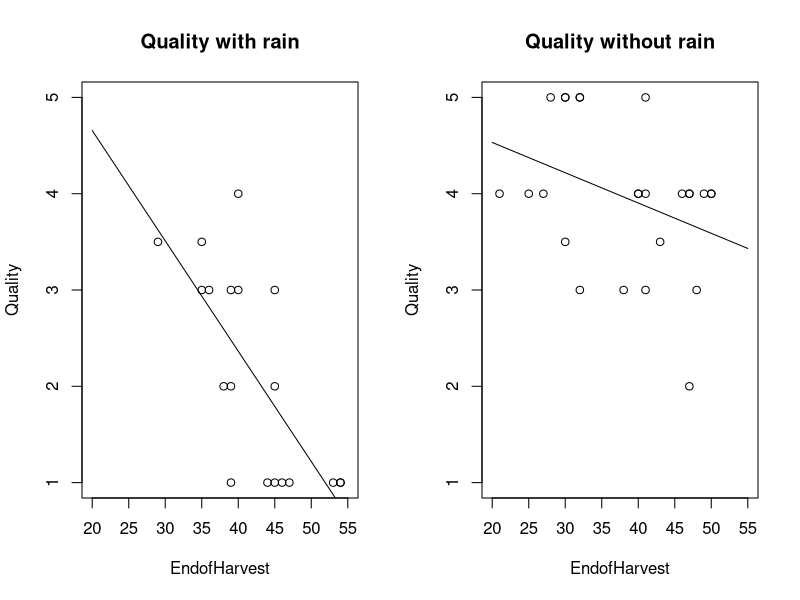

Reproduce this figure in R.
## ---- chunk 1
dataT <- read.table("Latour.txt",header=TRUE)
par(mfrow=c(1,2))
x <- seq(20,55,0.1)
yrain <- 5.16122 -0.03145*x + 1.78670 - 0.08314*x
yno <- 5.16122 -0.03145*x
plot(dataT[dataT$Rain==1,]$EndofHarvest,dataT[dataT$Rain==1,]$Quality,
     main='Quality with rain', xlab='EndofHarvest', ylab='Quality', xlim=c(20,55), ylim=c(1,5))
lines(x,yrain)
plot(dataT[dataT$Rain==0,]$EndofHarvest,dataT[dataT$Rain==0,]$Quality,
     main='Quality without rain', xlab='EndofHarvest', ylab='Quality', xlim=c(20,55), ylim=c(1,5))
lines(x,yno)
fit <- lm(dataT$Quality~dataT$EndofHarvest + dataT$Rain + dataT$EndofHarvest*dataT$Rain)
fit
